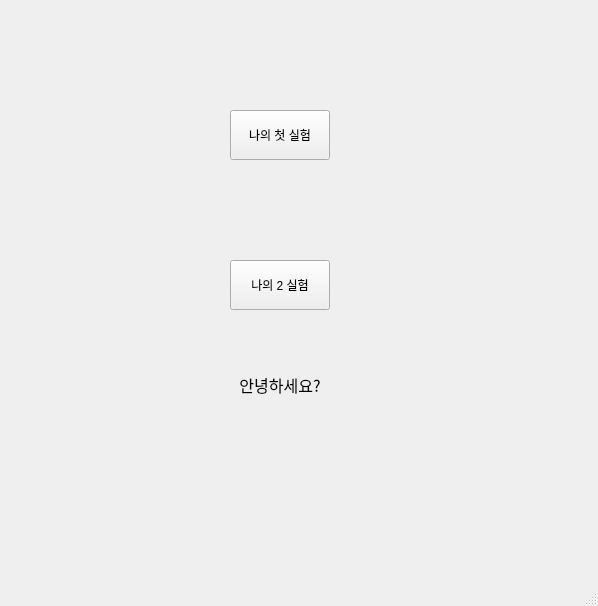
<?xml version="1.0" encoding="UTF-8"?>
<ui version="4.0">
 <class>MainWindow</class>
 <widget class="QMainWindow" name="MainWindow">
  <property name="geometry">
   <rect>
    <x>0</x>
    <y>0</y>
    <width>598</width>
    <height>606</height>
   </rect>
  </property>
  <property name="windowTitle">
   <string>MainWindow</string>
  </property>
  <widget class="QWidget" name="centralwidget">
   <widget class="QPushButton" name="pushButton">
    <property name="geometry">
     <rect>
      <x>230</x>
      <y>110</y>
      <width>100</width>
      <height>50</height>
     </rect>
    </property>
    <property name="text">
     <string>나의 첫 실험</string>
    </property>
   </widget>
   <widget class="QPushButton" name="pushButton_2">
    <property name="geometry">
     <rect>
      <x>230</x>
      <y>260</y>
      <width>100</width>
      <height>50</height>
     </rect>
    </property>
    <property name="text">
     <string>나의 2 실험</string>
    </property>
   </widget>
   <widget class="QLabel" name="label">
    <property name="geometry">
     <rect>
      <x>190</x>
      <y>370</y>
      <width>180</width>
      <height>30</height>
     </rect>
    </property>
    <property name="font">
     <font>
      <family>HY궁서B</family>
      <pointsize>12</pointsize>
     </font>
    </property>
    <property name="text">
     <string>안녕하세요?</string>
    </property>
    <property name="alignment">
     <set>Qt::AlignCenter</set>
    </property>
   </widget>
  </widget>
  <widget class="QMenuBar" name="menubar">
   <property name="geometry">
    <rect>
     <x>0</x>
     <y>0</y>
     <width>598</width>
     <height>21</height>
    </rect>
   </property>
  </widget>
  <widget class="QStatusBar" name="statusbar"/>
 </widget>
 <resources/>
 <connections/>
</ui>
